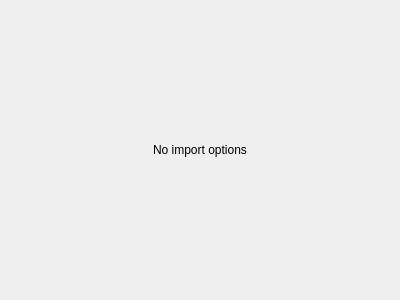
<?xml version="1.0" encoding="UTF-8"?>
<ui version="4.0">
 <class>Form</class>
 <widget class="QWidget" name="Form">
  <property name="geometry">
   <rect>
    <x>0</x>
    <y>0</y>
    <width>400</width>
    <height>300</height>
   </rect>
  </property>
  <property name="windowTitle">
   <string>Form</string>
  </property>
  <layout class="QHBoxLayout" name="horizontalLayout">
   <item>
    <widget class="QLabel" name="label">
     <property name="text">
      <string>No import options</string>
     </property>
     <property name="alignment">
      <set>Qt::AlignCenter</set>
     </property>
    </widget>
   </item>
  </layout>
 </widget>
 <resources/>
 <connections/>
</ui>
